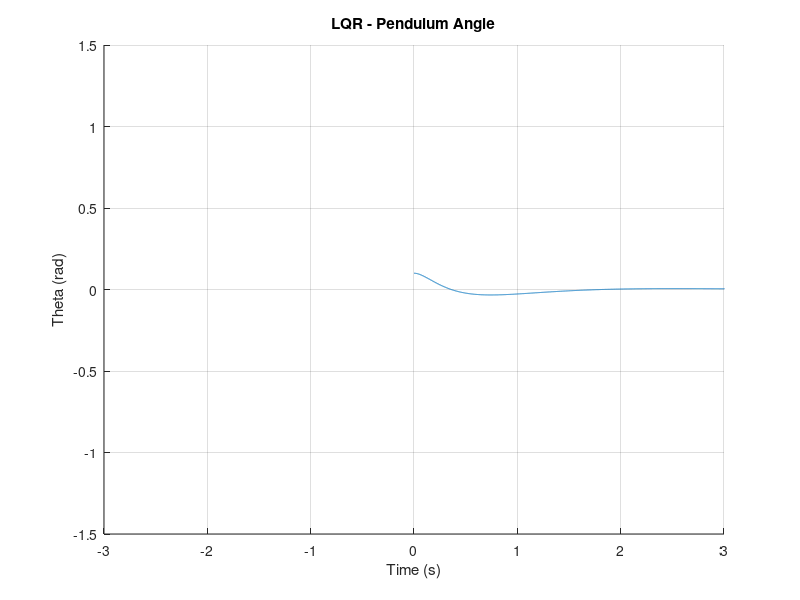
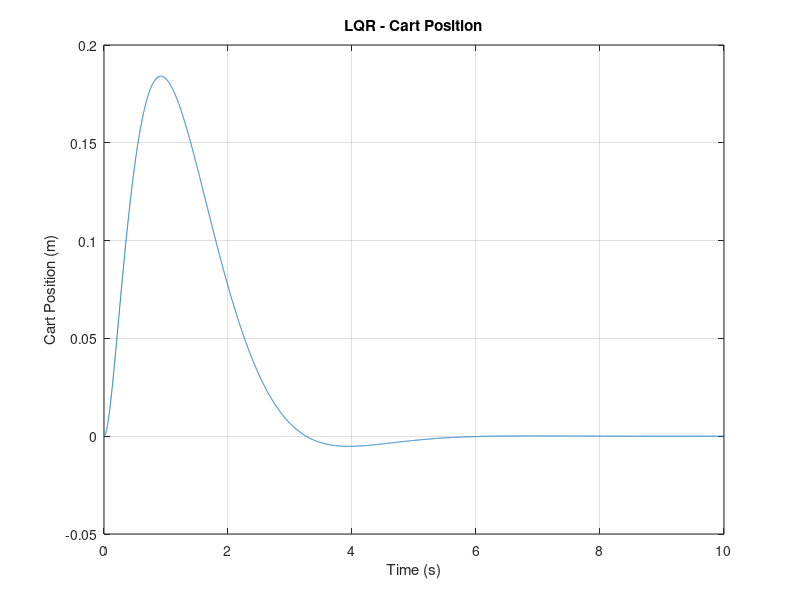

MATLAB code to generate these figures, in order:
%% Inverted Pendulum - State Space Model
%  Phase 2: Mathematical Modeling

clear all; close all; clc;

%% System Parameters
M = 1.0;       % Cart mass (kg)
m = 0.1;       % Pendulum mass (kg)
b = 0.1;       % Cart friction (N.s/m)
L = 0.5;       % Pendulum length (m)
g = 9.81;      % Gravity (m/s^2)

%% Determinant term (from 2x2 matrix inversion)
p = (M + m) * (m * L^2) - (m * L)^2;

%% A Matrix
A = [0,               1,                    0,    0;
     0,  -(m*L^2)*b/p,    (m^2*g*L^2)/p,    0;
     0,               0,                    0,    1;
     0,    -(m*L*b)/p,    m*g*L*(M+m)/p,    0];

%% B Matrix
B = [          0;
     m*L^2/p;
               0;
        -m*L/p];

%% C Matrix (measuring x and theta)
C = [1, 0, 0, 0;
     0, 0, 1, 0];

%% D Matrix
D = [0;
     0];

%% Build state-space object
sys = ss(A, B, C, D);

%% ---- CHECK 1: Poles (eigenvalues of A) ----
disp('--- POLES ---');
poles = eig(A)

%% ---- CHECK 2: Controllability ----
disp('--- CONTROLLABILITY RANK ---');
rank_ctrb = rank(ctrb(A, B))

%% ---- CHECK 3: Observability ----
disp('--- OBSERVABILITY RANK ---');
rank_obsv = rank(obsv(A, C))
%% LQR modeling
Q = diag([10,1,100,10]);
R = 1; 
K = lqr(A, B, Q, R);  
disp('value of k')
disp(K)

Acl = A - B*K;
disp('Closed-loop eigenvalues:');
disp(eig(Acl));

x0 =[0; 0; 0.1; 0];
dt =0.001;
t_end = 10;

N = t_end / dt; 
theta_hist = zeros(1, N);
x_hist = zeros(1, N);
t_hist = zeros(1, N);


state=x0;
theta_hist=[];
t_hist= [];
x_hist =[];
figure(1);
axis([-3 3 -1.5 1.5]);
grid on;
hold on;

for i = 1:N
    t = (i-1)*dt;

    F = -K * state;          % control input
    x_dot = A * state + B * F;
    state = state + x_dot * dt;
    theta_hist(i) = state(3);
    x_hist(i) = state(1);
    t_hist(i) = t;

%     figure(1)
%     cla;;
%     cart_x = state(1);
%     bob_x = cart_x + L*sin(state(3));
%     bob_y = L*cos(state(3));
%     rectangle('Position',[cart_x-0.2, -0.1, 0.4, 0.2]);
%     line([cart_x, bob_x],[0, bob_y]);
%     drawnow;
end

figure(1);
plot(t_hist,theta_hist);
xlabel('Time (s)');
ylabel('Theta (rad)');
title('LQR - Pendulum Angle');
grid on;

% Finalize the simulation by displaying the cart position over time
figure(2);
plot(t_hist, x_hist);
xlabel('Time (s)');
ylabel('Cart Position (m)');
title('LQR - Cart Position');
grid on;
